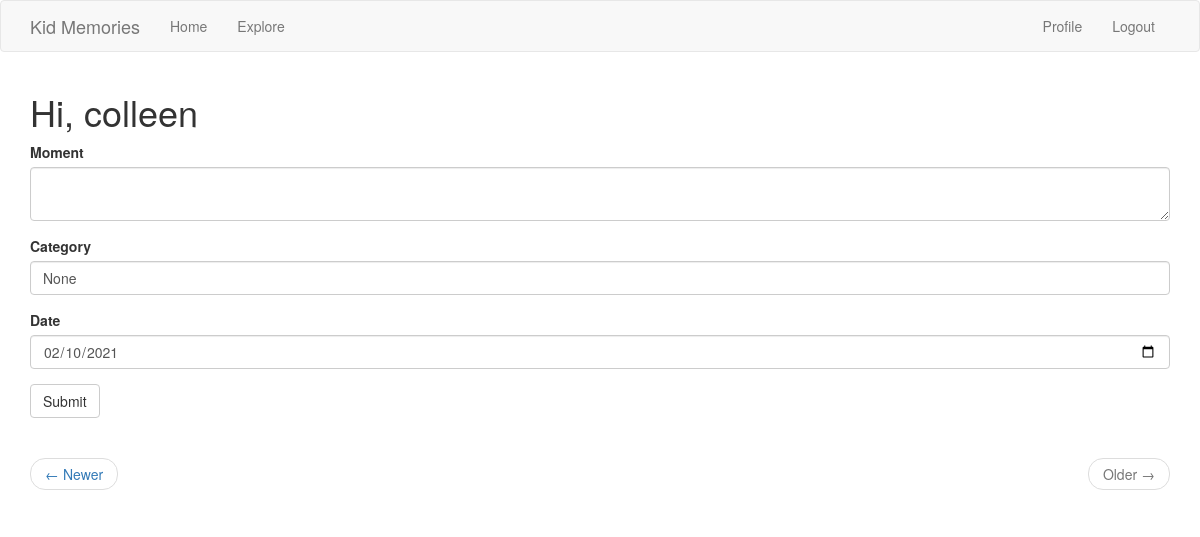
The app's page /index?page=2 (signed in), older data.
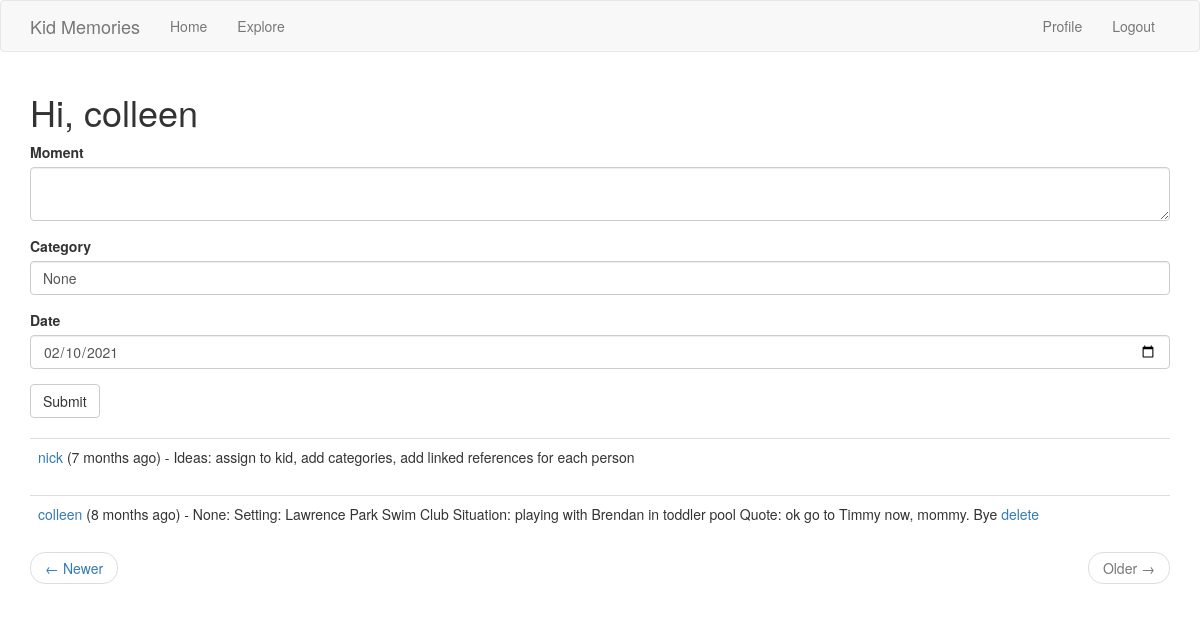
The same page, newer data.
### app/models.py (models this page shows, shortened)
class Post(db.Model):
    id = db.Column(db.Integer, primary_key=True)
    body = db.Column(db.String(140))
    category = db.Column(db.String(25), nullable=True)
    eventdate = db.Column(db.DateTime, default=datetime.utcnow)
    timestamp = db.Column(db.DateTime, index=True, default=datetime.utcnow)
    user_id = db.Column(db.Integer, db.ForeignKey('user.id'))
    image = db.Column(db.String(255), nullable = True)

### app/main/routes.py (the view)
@bp.route('/', methods=['GET', 'POST'])
@bp.route('/index', methods=['GET', 'POST'])
@login_required
def index():
    form = PostForm()
    if form.validate_on_submit():
        post = Post(body=form.post.data, author=current_user, category=form.category.data, eventdate=form.eventdate.data)
        db.session.add(post)
        db.session.commit()
        flash('Moment added')
        return redirect(url_for('main.index'))
    page = request.args.get('page', 1, type=int)
    posts = current_user.followed_posts().paginate(
        page, current_app.config['POSTS_PER_PAGE'], False)
    next_url = url_for('main.index', page=posts.next_num) \
        if posts.has_next else None
    prev_url = url_for('main.index', page=posts.prev_num) \
        if posts.has_prev else None
    return render_template('index.html', title='Home', form=form,posts=posts.items, next_url=next_url,prev_url=prev_url)

### app/main/forms.py
class PostForm(FlaskForm):
    post = TextAreaField('Moment', validators=[DataRequired()])
    category = StringField('Category', default='None')
    eventdate = DateField('Date', default=datetime.today() )
    submit = SubmitField('Submit')

### app/main/routes.py (called while the page is built)
@bp.before_app_request
def before_request():
    if current_user.is_authenticated:
        current_user.last_seen = datetime.utcnow()
        db.session.commit()

### app/models.py (called while the page is built)
@login.user_loader
def load_user(id):
    return User.query.get(int(id))

    def followed_posts(self):
        followed = Post.query.join(
            followers, (followers.c.followed_id == Post.user_id)).filter(
                followers.c.follower_id == self.id)
        own = Post.query.filter_by(user_id=self.id)
        return followed.union(own).order_by(Post.timestamp.desc())

### app/templates/index.html
{% extends "base.html" %}
{% import 'bootstrap/wtf.html' as wtf %}
{% block app_content %}
    <h1>Hi, {{ current_user.username }}</h1>
    {% if form %}
    {{ wtf.quick_form(form) }}
    <br>
    {% endif %}
    {% for post in posts %}
        {% include '_post.html' %}
    {% endfor %}
    <nav aria-label="...">
        <ul class="pager">
            <li class="previous{% if not prev_url %} disabled{% endif %}">
                <a href="{{ prev_url or '#' }}">
                    <span aria-hidden="true">&larr;</span> Newer
                </a>
            </li>
            <li class="next{% if not next_url %} disabled{% endif %}">
                <a href="{{ next_url or '#' }}">
                    Older <span aria-hidden="true">&rarr;</span>
                </a>
            </li>
        </ul>
    </nav>
{% endblock %}

### app/templates/_post.html (shortened to what this page needs)
<table class="table table-hover">
        <tr>
            <td>
            {{ user_link }} ({{ moment(post.eventdate).fromNow() }}) - {{post.category}}: {{ post.body }}
            {% if post.author.username == current_user.username %}
                 <a href="{{ url_for('main.deletenote', id=post.id) }}">delete</a>
            {% endif %}
            </td>
        </tr>
    </table>

Row changes from the older to the newer data that the page shows:
added Post: user_link "nick", eventdate "7 months ago", category "Ideas", body "assign to kid, add categories, add linked references for each person"
added Post: user_link "colleen", eventdate "8 months ago", category "None", body "Setting: Lawrence Park Swim Club Situation: playing with Brendan in toddler pool Quote: ok go to Timmy now, mommy. Bye"
